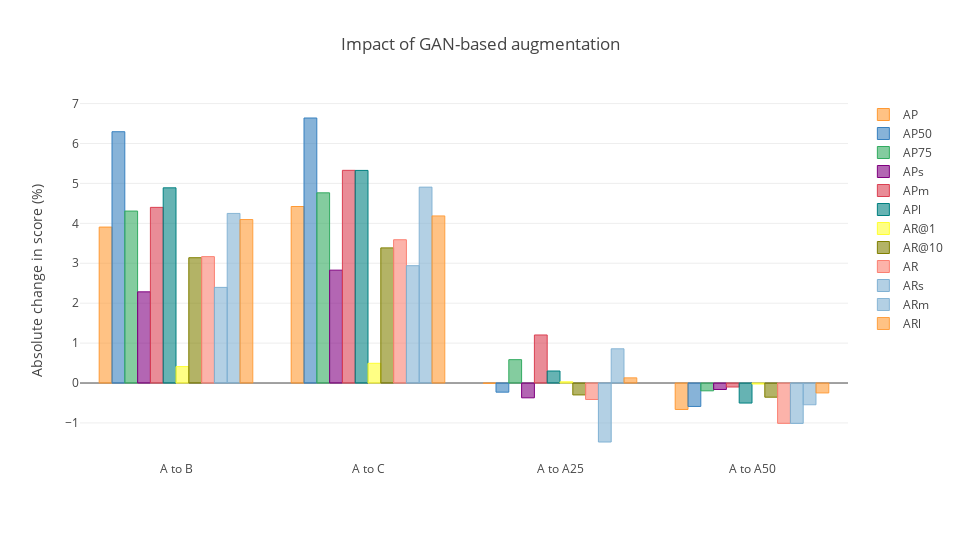

Notebook code cell kept with this figure:
### Code cell
layout = {
    "title": "Impact of GAN-based augmentation",
    "yaxis": {
        "title": "Absolute change in score (%)"
    },
    "width": 960,
    "height": 540
}
fig = df_combined.iplot(kind = "bar", y = ["AP", "AP50", "AP75", "APs", "APm", "APl", "AR@1", "AR@10", "AR", "ARs", "ARm", "ARl"], layout = layout, asFigure = True)
py.offline.iplot(fig, show_link = False, config = config)

### Figure 1 — Plotly figure (JSON) as saved in the notebook; plotly's stock layout.template omitted (floating-point values rounded to 4 significant figures)
{"data": [{"marker": {"color": "rgba(255, 153, 51, 0.6)", "line": {"color": "rgba(255, 153, 51, 1.0)", "width": 1}}, "name": "AP", "orientation": "v", "text": "", "type": "bar", "uid": "ca15cb76-e4f4-4838-9f57-cfa70d7950fb", "x": ["A to B", "A to C", "A to A25", "A to A50"], "y": [3.907, 4.422, -0.008023, -0.6616]}, {"marker": {"color": "rgba(55, 128, 191, 0.6)", "line": {"color": "rgba(55, 128, 191, 1.0)", "width": 1}}, "name": "AP50", "orientation": "v", "text": "", "type": "bar", "uid": "04b161a9-ba2d-4433-80b3-1418a8f1abb3", "x": ["A to B", "A to C", "A to A25", "A to A50"], "y": [6.295, 6.639, -0.2287, -0.5864]}, {"marker": {"color": "rgba(50, 171, 96, 0.6)", "line": {"color": "rgba(50, 171, 96, 1.0)", "width": 1}}, "name": "AP75", "orientation": "v", "text": "", "type": "bar", "uid": "ce93a11f-ad1f-4b7f-9412-3941ed220754", "x": ["A to B", "A to C", "A to A25", "A to A50"], "y": [4.308, 4.764, 0.5851, -0.1953]}, {"marker": {"color": "rgba(128, 0, 128, 0.6)", "line": {"color": "rgba(128, 0, 128, 1.0)", "width": 1}}, "name": "APs", "orientation": "v", "text": "", "type": "bar", "uid": "9e5c5913-87e7-409e-abaa-46ea3dc618e7", "x": ["A to B", "A to C", "A to A25", "A to A50"], "y": [2.284, 2.828, -0.3707, -0.1616]}, {"marker": {"color": "rgba(219, 64, 82, 0.6)", "line": {"color": "rgba(219, 64, 82, 1.0)", "width": 1}}, "name": "APm", "orientation": "v", "text": "", "type": "bar", "uid": "520426b9-c342-4072-9f25-70ebe0cdcfe9", "x": ["A to B", "A to C", "A to A25", "A to A50"], "y": [4.401, 5.328, 1.204, -0.09983]}, {"marker": {"color": "rgba(0, 128, 128, 0.6)", "line": {"color": "rgba(0, 128, 128, 1.0)", "width": 1}}, "name": "APl", "orientation": "v", "text": "", "type": "bar", "uid": "1d15731c-aa56-4174-9834-373ca1237e45", "x": ["A to B", "A to C", "A to A25", "A to A50"], "y": [4.89, 5.326, 0.3011, -0.5013]}, {"marker": {"color": "rgba(255, 255, 51, 0.6)", "line": {"color": "rgba(255, 255, 51, 1.0)", "width": 1}}, "name": "AR@1", "orientation": "v", "text": "", "type": "bar", "uid": "0f2833b9-6057-4bf1-9165-21012bd0156a", "x": ["A to B", "A to C", "A to A25", "A to A50"], "y": [0.412, 0.4941, 0.02958, -0.0241]}, {"marker": {"color": "rgba(128, 128, 0, 0.6)", "line": {"color": "rgba(128, 128, 0, 1.0)", "width": 1}}, "name": "AR@10", "orientation": "v", "text": "", "type": "bar", "uid": "476be752-be02-40bc-8d73-58687813f19f", "x": ["A to B", "A to C", "A to A25", "A to A50"], "y": [3.139, 3.386, -0.298, -0.355]}, {"marker": {"color": "rgba(251, 128, 114, 0.6)", "line": {"color": "rgba(251, 128, 114, 1.0)", "width": 1}}, "name": "AR", "orientation": "v", "text": "", "type": "bar", "uid": "14ed71e0-e1b2-4227-9d22-9df040a453a2", "x": ["A to B", "A to C", "A to A25", "A to A50"], "y": [3.166, 3.589, -0.412, -1.01]}, {"marker": {"color": "rgba(128, 177, 211, 0.6)", "line": {"color": "rgba(128, 177, 211, 1.0)", "width": 1}}, "name": "ARs", "orientation": "v", "text": "", "type": "bar", "uid": "83eec30e-4299-4eb3-bb64-2c4e54bcad80", "x": ["A to B", "A to C", "A to A25", "A to A50"], "y": [2.396, 2.939, -1.477, -1.011]}, {"marker": {"color": "rgba(128, 177, 211, 0.6)", "line": {"color": "rgba(128, 177, 211, 0.8999999999999999)", "width": 1}}, "name": "ARm", "orientation": "v", "text": "", "type": "bar", "uid": "a8cf59e0-6677-43be-b756-bcae632a9a79", "x": ["A to B", "A to C", "A to A25", "A to A50"], "y": [4.249, 4.908, 0.8575, -0.5447]}, {"marker": {"color": "rgba(255, 153, 51, 0.6)", "line": {"color": "rgba(255, 153, 51, 0.8999999999999999)", "width": 1}}, "name": "ARl", "orientation": "v", "text": "", "type": "bar", "uid": "f138cf4e-3e44-4781-950a-ad71d2b686ea", "x": ["A to B", "A to C", "A to A25", "A to A50"], "y": [4.096, 4.186, 0.1299, -0.2486]}], "layout": {"height": 540, "title": {"text": "Impact of GAN-based augmentation"}, "width": 960, "yaxis": {"title": {"text": "Absolute change in score (%)"}}}}
